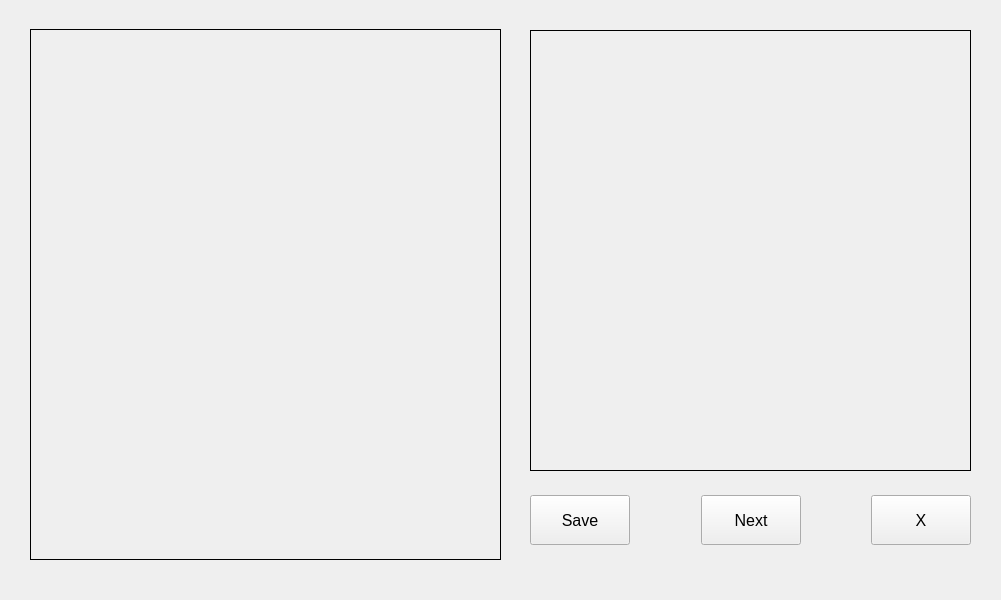
<?xml version="1.0" encoding="UTF-8"?>
<ui version="4.0">
 <class>MainWindow</class>
 <widget class="QMainWindow" name="MainWindow">
  <property name="geometry">
   <rect>
    <x>0</x>
    <y>0</y>
    <width>1001</width>
    <height>600</height>
   </rect>
  </property>
  <property name="windowTitle">
   <string>MainWindow</string>
  </property>
  <widget class="QWidget" name="centralwidget">
   <widget class="QLabel" name="canvas">
    <property name="geometry">
     <rect>
      <x>30</x>
      <y>29</y>
      <width>471</width>
      <height>531</height>
     </rect>
    </property>
    <property name="frameShape">
     <enum>QFrame::Box</enum>
    </property>
    <property name="text">
     <string/>
    </property>
    <property name="scaledContents">
     <bool>false</bool>
    </property>
    <property name="alignment">
     <set>Qt::AlignCenter</set>
    </property>
   </widget>
   <widget class="QScrollArea" name="scrollArea">
    <property name="geometry">
     <rect>
      <x>530</x>
      <y>30</y>
      <width>441</width>
      <height>441</height>
     </rect>
    </property>
    <property name="frameShape">
     <enum>QFrame::Box</enum>
    </property>
    <property name="frameShadow">
     <enum>QFrame::Plain</enum>
    </property>
    <property name="widgetResizable">
     <bool>true</bool>
    </property>
    <widget class="QWidget" name="scrollAreaWidgetContents">
     <property name="geometry">
      <rect>
       <x>0</x>
       <y>0</y>
       <width>439</width>
       <height>439</height>
      </rect>
     </property>
     <layout class="QGridLayout" name="gridLayout">
      <item row="0" column="0">
       <layout class="QGridLayout" name="gridLayout_2">
        <property name="spacing">
         <number>10</number>
        </property>
       </layout>
      </item>
     </layout>
    </widget>
   </widget>
   <widget class="QWidget" name="horizontalLayoutWidget_2">
    <property name="geometry">
     <rect>
      <x>530</x>
      <y>480</y>
      <width>441</width>
      <height>80</height>
     </rect>
    </property>
    <layout class="QHBoxLayout" name="horizontalLayout_2">
     <property name="spacing">
      <number>0</number>
     </property>
     <item>
      <widget class="QPushButton" name="saveButton">
       <property name="sizePolicy">
        <sizepolicy hsizetype="Fixed" vsizetype="Fixed">
         <horstretch>0</horstretch>
         <verstretch>0</verstretch>
        </sizepolicy>
       </property>
       <property name="minimumSize">
        <size>
         <width>100</width>
         <height>50</height>
        </size>
       </property>
       <property name="font">
        <font>
         <pointsize>12</pointsize>
        </font>
       </property>
       <property name="text">
        <string>Save</string>
       </property>
      </widget>
     </item>
     <item>
      <spacer name="horizontalSpacer_3">
       <property name="orientation">
        <enum>Qt::Horizontal</enum>
       </property>
       <property name="sizeHint" stdset="0">
        <size>
         <width>40</width>
         <height>20</height>
        </size>
       </property>
      </spacer>
     </item>
     <item>
      <widget class="QPushButton" name="nextButton">
       <property name="sizePolicy">
        <sizepolicy hsizetype="Minimum" vsizetype="Fixed">
         <horstretch>0</horstretch>
         <verstretch>0</verstretch>
        </sizepolicy>
       </property>
       <property name="minimumSize">
        <size>
         <width>100</width>
         <height>50</height>
        </size>
       </property>
       <property name="font">
        <font>
         <pointsize>12</pointsize>
        </font>
       </property>
       <property name="text">
        <string>Next</string>
       </property>
      </widget>
     </item>
     <item>
      <spacer name="horizontalSpacer">
       <property name="orientation">
        <enum>Qt::Horizontal</enum>
       </property>
       <property name="sizeHint" stdset="0">
        <size>
         <width>40</width>
         <height>20</height>
        </size>
       </property>
      </spacer>
     </item>
     <item>
      <widget class="QPushButton" name="endButton">
       <property name="minimumSize">
        <size>
         <width>100</width>
         <height>50</height>
        </size>
       </property>
       <property name="font">
        <font>
         <pointsize>12</pointsize>
        </font>
       </property>
       <property name="text">
        <string>X</string>
       </property>
      </widget>
     </item>
    </layout>
   </widget>
  </widget>
 </widget>
 <resources/>
 <connections/>
</ui>
